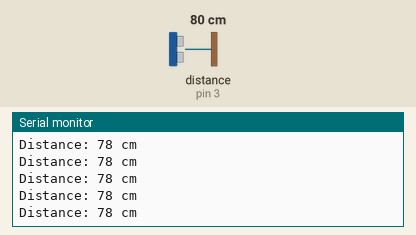
Bench run of a sketch on a simulated Arduino Uno, built with avr-gcc and run on an emulated ATmega328P. Shown: the last lines printed to the serial monitor. Wiring (inferred from the names in the program): ultrasonic range finder: trigger pin 2; echo pin 3. Inputs (shaded band) come from the test bench; at power-on: distance to the obstacle (sensor on pin 3) 80 cm. The echo pulse lasts 58.3 µs per cm.

Above: at 1.2 s.
1.3 s: distance to the obstacle (sensor on pin 3) set to 2 cm
At 2.4 s:
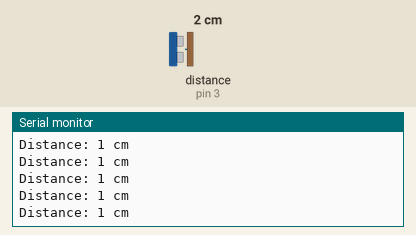
4.3 s: distance to the obstacle (sensor on pin 3) set to 120 cm
At 5.2 s:
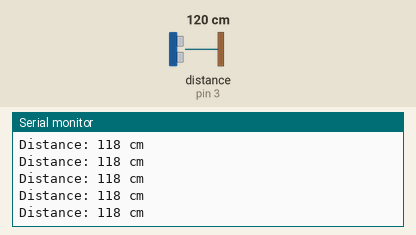
7.3 s: distance to the obstacle (sensor on pin 3) set to 4 cm
At 8.4 s:
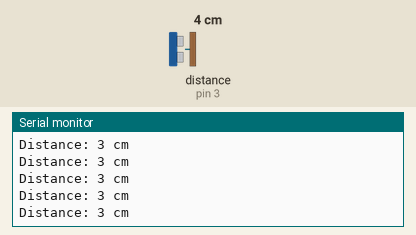
10.3 s: distance to the obstacle (sensor on pin 3) set to 18 cm
At 11.1 s:
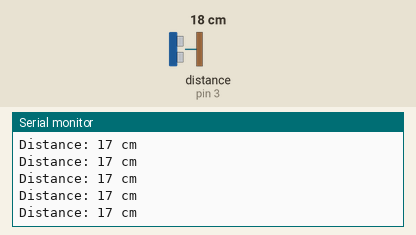
19.3 s: distance to the obstacle (sensor on pin 3) set to 9 cm
At 20.3 s:
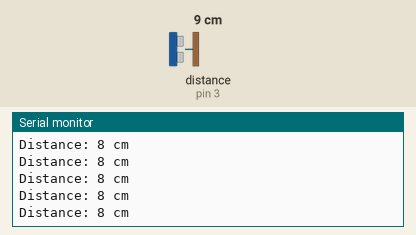
Timing chart, 0 to 22.3 s (numbered marks = the images above; inputs shaded):
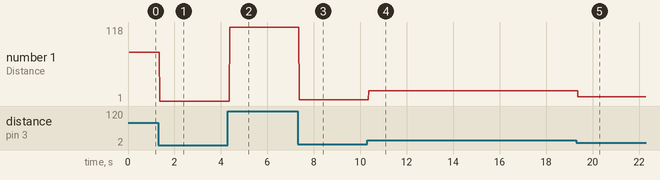

Measured:
- after the input at 1.3 s, the serial monitor: prints a new line after 0.07 s (image 1)
- after the input at 4.3 s, the serial monitor: prints a new line after 0.08 s (image 2)
- after the input at 7.3 s, the serial monitor: prints a new line after 0.07 s (image 3)
- after the input at 10.3 s, the serial monitor: prints a new line after 0.07 s (image 4)
- after the input at 19.3 s, the serial monitor: prints a new line after 0.07 s (image 5)
- plotted number 1: 78 → 1 after the input at 1.3 s, 1 → 118 after the input at 4.3 s, 118 → 3 after the input at 7.3 s, 3 → 17 after the input at 10.3 s, 17 → 8 after the input at 19.3 s

The sketch:

UltrasonicHCSR04.ino
```cpp
/*
  Arduino Ultrasoninc Sensor HC-SR04

  modified 19 July 2020
  by THIHA KYAW

  This example code is for Cherryplaza Arduino Training Board
*/

#define echoPin 3 // attach pin A5, J3-4  to pin Echo of HC-SR04
#define trigPin 2 //attach pin A4, J3-3  to pin Trig of HC-SR04
#define buzzPin 5

// defines variables
long duration; // variable for the duration of sound wave travel
int distance; // variable for the distance measurement

void setup() {
  pinMode(trigPin, OUTPUT); // Sets the trigPin as an OUTPUT
  pinMode(trigPin, OUTPUT); // Sets the trigPin as an OUTPUT
  pinMode(echoPin, INPUT); // Sets the echoPin as an INPUT
  Serial.begin(9600); // // Serial Communication is starting with 9600 of baudrate speed
  Serial.println("Cherryplaza Arduino Training Board"); // print some text in Serial Monitor
  Serial.println("with Arduino UNO R3");
}
void loop() {
  // Clears the trigPin condition
  digitalWrite(trigPin, LOW);
  delayMicroseconds(2);
  // Sets the trigPin HIGH (ACTIVE) for 10 microseconds
  digitalWrite(trigPin, HIGH);
  delayMicroseconds(10);
  digitalWrite(trigPin, LOW);
  // Reads the echoPin, returns the sound wave travel time in microseconds
  duration = pulseIn(echoPin, HIGH);
  // Calculating the distance
  distance = duration * 0.034 / 2; // Speed of sound wave divided by 2 (go and back)

  if(distance < 100)
  {
    digitalWrite(buzzPin, HIGH);
  }
  else
  {
    digitalWrite(buzzPin, LOW);
  }
  // Displays the distance on the Serial Monitor
  Serial.print("Distance: ");
  Serial.print(distance);
  Serial.println(" cm");
}
```
